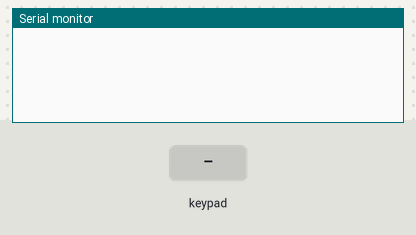
Bench run of a sketch on a simulated Arduino Uno, built with avr-gcc and run on an emulated ATmega328P. Shown: the last lines printed to the serial monitor. The inputs (shaded band) are chosen by the test bench.

Above: at 1.2 s.
1.3 s: key 'A' pressed
At 1.7 s:
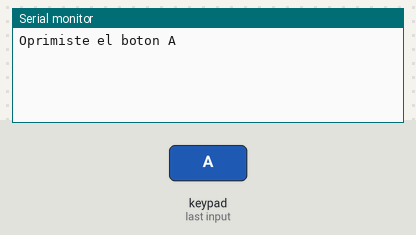
2.8 s: key 'B' pressed
At 4.2 s:
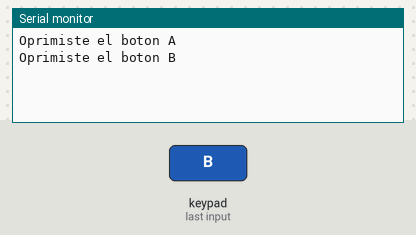

The sketch:

TECLADO_CONSOLA.ino
```cpp
#include <Keypad.h>
const byte FILAS=4;
const byte COLUM=4;
char teclas[FILAS][COLUM]={
  {'1','2','3','A'},
  {'4','5','6','B'},
  {'7','8','9','C'},
  {'*','0','#','D'}
  };
 byte FILASPIN[FILAS]={9,8,7,6};//PINES FILAS
 byte COLUMPIN[COLUM]={5,4,3,2};//PINES COLUMNAS
 Keypad teclado=Keypad(makeKeymap(teclas),FILASPIN,COLUMPIN,FILAS,COLUM);

void setup() {
  Serial.begin(9600);
}

void loop() {
  char tecla=teclado.getKey();
  switch(tecla)
  {
    case'A':
    Serial.println("Oprimiste el boton A");
    break;
    case'B':
    Serial.println("Oprimiste el boton B");
    break;

  }
 }
```

Measured:
- after the input at 1.3 s, the serial monitor: prints a new line at once (image 1)
- after the input at 2.8 s, the serial monitor: prints a new line at once (image 2)
